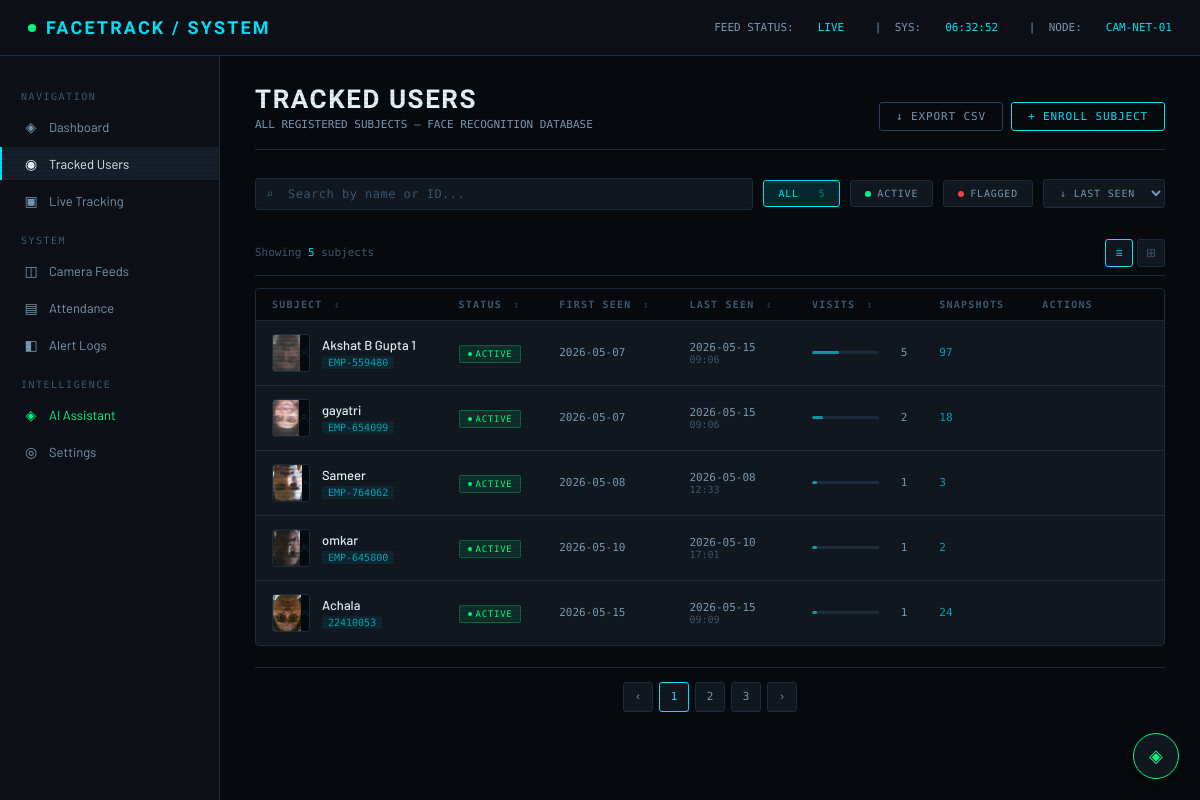
Screenshot of /users with the database file from the repository.
### database.py (models this page shows, shortened)
class Person(Base):
    __tablename__ = "persons"
    id          = Column(Integer, primary_key=True, autoincrement=True)
    name        = Column(String(100), nullable=False)
    employee_id = Column(String(50), unique=True, nullable=False)
    role        = Column(String(100), default="Employee")
    department  = Column(String(100), default="General")
    photo_path  = Column(String(255), nullable=True)      # saved face snapshot
    created_at  = Column(DateTime, default=datetime.utcnow)
    is_active   = Column(Boolean, default=True)
    embeddings  = relationship("FaceEmbedding", back_populates="person", cascade="all, delete-orphan")
    logs        = relationship("AttendanceLog",  back_populates="person", cascade="all, delete-orphan")

### app.py (the view)
@app.route("/users")
def users_page(): return render_template("users.html",users=_get_all_users(),stats=_stats())

### app.py (called while the page is built)
def _get_all_users():
    session = get_session()
    try: return [_person_to_user(p) for p in session.query(Person).all()]
    finally: session.close()

def _stats():
    session = get_session()
    try:
        return {"total_tracked": session.query(Person).count(),
                "active_today":  session.query(AttendanceLog).filter_by(date=date.today()).count(),
                "flagged":       session.query(Person).filter_by(is_active=False).count(),
                "total_snapshots": len(os.listdir(SNAPSHOTS_DIR))}
    finally: session.close()

### database.py (called while the page is built)
def get_session():
    return SessionLocal()

### templates/users.html (shortened to what this page needs)
{% extends "base.html" %}  {% block content %}
<div class="page-header">
  <div>
    <h1>Tracked Users</h1>
    <div class="sub">ALL REGISTERED SUBJECTS — FACE RECOGNITION DATABASE</div>
  </div>
  <div style="display: flex; gap: 8px">
    <button class="btn" onclick="exportCSV()">↓ Export CSV</button>
    <a href="#" class="btn btn-accent">+ Enroll Subject</a>
  </div>
</div>
<div class="toolbar">
  <div class="search-wrap">
    <span class="ico">⌕</span>
    <input
      class="search-input"
      type="text"
      id="searchInput"
      placeholder="Search by name or ID..."
      oninput="applyFilters()"
    />
  </div>
  <button class="filter-btn active" id="filter-all" onclick="setFilter('all')">
    All &nbsp;<span style="opacity: 0.5">{{ users|length }}</span>
  </button>
  <button class="filter-btn" id="filter-active" onclick="setFilter('active')">
    <span class="filter-dot" style="color: var(--green)"></span> Active
  </button>
  <button class="filter-btn" id="filter-flagged" onclick="setFilter('flagged')">
    <span class="filter-dot" style="color: var(--red)"></span> Flagged
  </button>
  <select class="sort-select" id="sortSelect" onchange="applyFilters()">
    <option value="last_seen_desc">↓ Last Seen</option>
  </select>
</div>
<div class="result-bar">
  <div class="count">
    Showing <span id="resultCount">{{ users|length }}</span> subjects
  </div>
  <div class="view-toggle">
    <div
      class="vt-btn active"
      id="vt-table"
      onclick="setView('table')"
      title="Table view"
    >
      ≡
    </div>
    <div
      class="vt-btn"
      id="vt-grid"
      onclick="setView('grid')"
      title="Grid view"
    >
      ⊞
    </div>
  </div>
</div>
<div id="view-table">
  <div class="data-table-wrap">
    <table class="data-table">
      <thead>
        <tr>
          <th onclick="sortBy('name')" id="th-name">
            Subject <span class="sort-arrow">↕</span>
          </th>
          <th onclick="sortBy('status')" id="th-status">
            Status <span class="sort-arrow">↕</span>
          </th>
          <th onclick="sortBy('first_seen')" id="th-first_seen">
            First Seen <span class="sort-arrow">↕</span>
          </th>
          <th onclick="sortBy('last_seen')" id="th-last_seen">
            Last Seen <span class="sort-arrow">↕</span>
          </th>
          <th onclick="sortBy('visit_count')" id="th-visit_count">
            Visits <span class="sort-arrow">↕</span>
          </th>
          <th>Snapshots</th>
          <th>Actions</th>
        </tr>
      </thead>
      <tbody id="tableBody">
        {% for user in users %}
        <tr
          data-name="{{ user.name|lower }}"
          data-id="{{ user.id|lower }}"
          data-status="{{ user.status }}"
          data-first-seen="{{ user.first_seen }}"
          data-last-seen="{{ user.last_seen }}"
          data-visits="{{ user.visit_count }}"
        >
          <td>
            <div class="name-cell">
              <div class="avatar-thumb">
                {% if user.snapshots %}
                <img
                  src="{{ url_for('static', filename='snapshots/' + user.snapshots[0].filename) }}"
                  alt=""
                  onerror="this.style.display = 'none'"
                />
                {% endif %}
                <svg
                  width="18"
                  height="18"
                  viewBox="0 0 32 32"
                  fill="none"
                  style="opacity: 0.3"
                >
                  <circle
                    cx="16"
                    cy="11"
                    r="6"
                    stroke="#00e5ff"
                    stroke-width="1.5"
                  />
                  <path
                    d="M4 28c0-6.6 5.4-12 12-12s12 5.4 12 12"
                    stroke="#00e5ff"
                    stroke-width="1.5"
                    stroke-linecap="round"
                  />
                </svg>
              </div>
              <div class="info">
                <div class="name">{{ user.name }}</div>
                <div class="uid">{{ user.id }}</div>
              </div>
            </div>
          </td>
          <td>
            {% if user.status == 'active' %}
            <span class="badge badge-green"
              ><span class="badge-dot"></span>Active</span
            >
            {% elif user.status == 'flagged' %}
            <span class="badge badge-red"
              ><span class="badge-dot"></span>⚑ Flagged</span
            >
            {% else %}
            <span class="badge badge-amber"
              ><span class="badge-dot"></span>{{ user.status }}</span
            >
            {% endif %}
          </td>
          <td class="mono">{{ user.first_seen[:10] }}</td>
          <td class="mono">
            {{ user.last_seen[:10] }}
            <span style="color: var(--text-lo); font-size: 10px; display: block"
              >{{ user.last_seen[11:16] }}</span
            >
          </td>
          <td>
            <div class="visit-bar">
              <div class="bar-track">
                <div
                  class="bar-fill"
                  style="width: {{ [user.visit_count * 8, 100] | min }}%;"
                ></div>
              </div>
              <span class="num">{{ user.visit_count }}</span>
            </div>
          </td>
          <td class="mono" style="color: var(--accent-dim)">
            {{ user.snapshots|length }}
          </td>
          <td>
          </td>
        </tr>
        {% endfor %}
      </tbody>
    </table>
  </div>
</div>
<div class="pagination">
  <div class="page-btn">‹</div>
  <div class="page-btn active">1</div>
  <div class="page-btn">2</div>
  <div class="page-btn">3</div>
  <div class="page-btn">›</div>
</div>
{% endblock %}

### templates/base.html (style rules this page uses)
*, *::before, *::after { box-sizing: border-box; margin: 0; padding: 0; }
:root { --bg-deep: #070b0f; --bg-panel: #0d1117; --bg-card: #111820; --bg-hover: #161f2a; --border: #1e2d3d; --border-hi: #2a4060; --accent: #00e5ff; --accent-dim: #00a8bb; --accent-glow:#00e5ff22; --green: #00ff87; --red: #ff4444; --amber: #ffb300; --text-hi: #e8f4f8; --text-mid: #7a9bb5; --text-lo: #3d5a72; --font-mono: 'Share Tech Mono', monospace; --font-body: 'Barlow', sans-serif; --font-cond: 'Barlow Condensed', sans-serif; }
html, body { background: var(--bg-deep); color: var(--text-hi); font-family: var(--font-body); font-size: 14px; min-height: 100vh; }
body::before { content: ''; position: fixed; inset: 0; background: repeating-linear-gradient( 0deg, transparent, transparent 2px, rgba(0,0,0,0.07) 2px, rgba(0,0,0,0.07) 4px ); pointer-events: none; z-index: 9999; }
.page-header { display: flex; align-items: flex-end; justify-content: space-between; margin-bottom: 2rem; padding-bottom: 1.25rem; border-bottom: 1px solid var(--border); }
.page-header h1 { font-family: var(--font-cond); font-size: 26px; font-weight: 700; letter-spacing: 0.06em; color: var(--text-hi); text-transform: uppercase; }
.page-header .sub { font-family: var(--font-mono); font-size: 11px; color: var(--text-mid); margin-top: 4px; }
.data-table { width: 100%; border-collapse: collapse; }
.data-table th { font-family: var(--font-mono); font-size: 10px; letter-spacing: 0.12em; color: var(--text-lo); text-transform: uppercase; text-align: left; padding: 8px 16px; border-bottom: 1px solid var(--border); }
.data-table td { padding: 12px 16px; border-bottom: 1px solid var(--border); color: var(--text-mid); font-size: 13px; vertical-align: middle; }
.data-table td.mono { font-family: var(--font-mono); font-size: 12px; }
.badge { display: inline-flex; align-items: center; gap: 5px; padding: 3px 8px; border-radius: 3px; font-family: var(--font-mono); font-size: 10px; letter-spacing: 0.08em; text-transform: uppercase; }
.badge-green { background: rgba(0,255,135,0.1); color: var(--green); border: 1px solid rgba(0,255,135,0.25); }
.badge-dot { width: 5px; height: 5px; border-radius: 50%; background: currentColor; }
.btn { display: inline-flex; align-items: center; gap: 6px; padding: 7px 16px; background: transparent; border: 1px solid var(--border-hi); color: var(--text-mid); font-family: var(--font-mono); font-size: 11px; letter-spacing: 0.08em; text-transform: uppercase; border-radius: 3px; cursor: pointer; text-decoration: none; transition: all 0.15s; }
.btn-accent { border-color: var(--accent); color: var(--accent); }

### rows the page displays
Person: shows a picture, name "Akshat B Gupta 1", id "EMP-559480", created_at "2026-05-07", last_seen "2026-05-15", last_seen "09:06", {{ [user.visit_count * 8, 100] | min }} 40 (drawn), visit_count "5", snapshots|length "97"
Person: shows a picture, name "gayatri", id "EMP-654099", created_at "2026-05-07", last_seen "2026-05-15", last_seen "09:06", {{ [user.visit_count * 8, 100] | min }} 16 (drawn), visit_count "2", snapshots|length "18"
Person: shows a picture, name "Sameer", id "EMP-764062", created_at "2026-05-08", last_seen "12:33", {{ [user.visit_count * 8, 100] | min }} 8 (drawn), visit_count "1", snapshots|length "3"
Person: shows a picture, name "omkar", id "EMP-645800", created_at "2026-05-10", last_seen "17:01", {{ [user.visit_count * 8, 100] | min }} 8 (drawn), visit_count "1", snapshots|length "2"
Person: shows a picture, name "Achala", id "22410053", created_at "2026-05-15", last_seen "09:09", {{ [user.visit_count * 8, 100] | min }} 8 (drawn), visit_count "1", snapshots|length "24"

### other values shown
{{ users|length }} "5"
